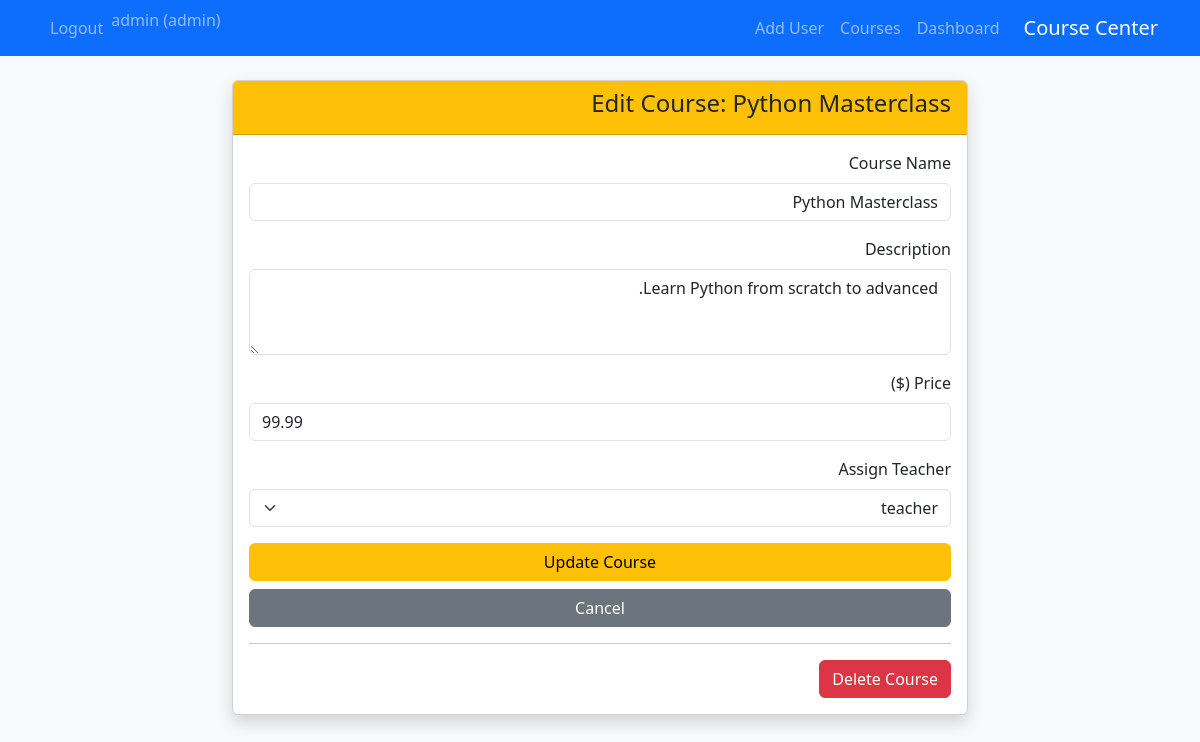
The app's page /courses/1/update (signed in) with its own data.
### tables this page shows
CREATE TABLE users (
    id INTEGER PRIMARY KEY AUTOINCREMENT,
    username TEXT UNIQUE NOT NULL,
    email TEXT UNIQUE NOT NULL,
    password_hash TEXT NOT NULL,
    role TEXT NOT NULL CHECK(role IN ('admin', 'teacher', 'student')),
    created_at TIMESTAMP DEFAULT CURRENT_TIMESTAMP
);

CREATE TABLE courses (
    id INTEGER PRIMARY KEY AUTOINCREMENT,
    name TEXT NOT NULL,
    description TEXT,
    price REAL NOT NULL DEFAULT 0.0,
    teacher_id INTEGER,
    created_at TIMESTAMP DEFAULT CURRENT_TIMESTAMP,
    FOREIGN KEY (teacher_id) REFERENCES users(id) ON DELETE SET NULL
);

### app/blueprints/courses.py (the view, shortened to what this page needs)
@bp.route('/<int:id>/update', methods=('GET', 'POST'))
@admin_required
def update(id):
    db = get_db()
    course = db.execute('SELECT * FROM courses WHERE id = ?', (id,)).fetchone()
    if course is None:
        abort(404, f"Course id {id} doesn't exist.")
    teachers = db.execute('SELECT id, username FROM users WHERE role = "teacher"').fetchall()
    return render_template('courses/update.html', course=course, teachers=teachers)

### app/blueprints/auth.py (called while the page is built)
def admin_required(view):
    @functools.wraps(view)
    def wrapped_view(**kwargs):
        if g.user is None or g.user['role'] != 'admin':
            abort(403)
        return view(**kwargs)
    return wrapped_view

@bp.before_app_request
def load_logged_in_user():
    user_id = session.get('user_id')
    if user_id is None:
        g.user = None
    else:
        g.user = get_db().execute(
            'SELECT * FROM users WHERE id = ?', (user_id,)
        ).fetchone()

### app/db.py (called while the page is built)
def get_db():
    if 'db' not in g:
        g.db = sqlite3.connect(
            current_app.config['DATABASE'],
            detect_types=sqlite3.PARSE_DECLTYPES
        )
        g.db.row_factory = sqlite3.Row
        g.db.execute('PRAGMA foreign_keys = ON')
    return g.db

### app/templates/courses/update.html (shortened to what this page needs)
{% extends 'base.html' %}
{% block content %}
<div class="row justify-content-center">
    <div class="col-md-8">
        <div class="card shadow">
            <div class="card-header bg-warning text-dark">
                <h4>Edit Course: {{ course['name'] }}</h4>
            </div>
            <div class="card-body">
                <form method="post">
                    <div class="mb-3">
                        <label for="name" class="form-label">Course Name</label>
                        <input type="text" name="name" id="name" class="form-control" value="{{ course['name'] }}"
                            required>
                    </div>
                    <div class="mb-3">
                        <label for="description" class="form-label">Description</label>
                        <textarea name="description" id="description" rows="3"
                            class="form-control">{{ course['description'] }}</textarea>
                    </div>
                    <div class="mb-3">
                        <label for="price" class="form-label">Price ($)</label>
                        <input type="number" step="0.01" name="price" id="price" class="form-control"
                            value="{{ course['price'] }}" required>
                    </div>
                    <div class="mb-3">
                        <label for="teacher_id" class="form-label">Assign Teacher</label>
                        <select name="teacher_id" id="teacher_id" class="form-select">
                            {% for teacher in teachers %}
                            <option value="{{ teacher['id'] }}" {% if teacher['id']==course['teacher_id'] %}selected{%
                                endif %}>{{ teacher['username'] }}</option>
                            {% endfor %}
                        </select>
                    </div>
                    <div class="d-grid gap-2">
                        <button type="submit" class="btn btn-warning">Update Course</button>
                        <a href="{{ url_for('courses.index') }}" class="btn btn-secondary">Cancel</a>
                    </div>
                </form>
                <hr>
                <form action="{{ url_for('courses.delete', id=course['id']) }}" method="post"
                    onsubmit="return confirm('Are you sure you want to delete this course?');">
                    <button type="submit" class="btn btn-danger">Delete Course</button>
                </form>
            </div>
        </div>
    </div>
</div>
{% endblock %}

### app/templates/base.html (shortened to what this page needs)
<!doctype html>
<html lang="ar" dir="rtl">
<head>
  <link rel="stylesheet" href="https://cdn.jsdelivr.net/npm/bootstrap@5.3.3/dist/css/bootstrap.rtl.min.css">
  <link rel="stylesheet" href="{{ url_for('static', filename='css/style.css') }}">
</head>
<body>
  <nav class="navbar navbar-expand-lg navbar-dark bg-primary mb-4">
    <div class="container">
      <a class="navbar-brand" href="{{ url_for('public.home') }}">Course Center</a>
      <div class="collapse navbar-collapse" id="navbarNav">
        <ul class="navbar-nav me-auto mb-2 mb-lg-0">
          {% if g.user %}
          <li class="nav-item"><a class="nav-link" href="{{ url_for('dashboard.index') }}">Dashboard</a></li>
          <li class="nav-item"><a class="nav-link" href="{{ url_for('courses.index') }}">Courses</a></li>
          {% if g.user['role'] == 'admin' %}
          <li class="nav-item"><a class="nav-link" href="{{ url_for('auth.register') }}">Add User</a></li>
          {% endif %}
          {% endif %}
        </ul>
        <ul class="navbar-nav">
          {% if g.user %}
          <li class="nav-item"><span class="navbar-text ms-3">{{ g.user['username'] }} ({{ g.user['role'] }})</span>
          </li>
          <li class="nav-item"><a class="nav-link" href="{{ url_for('auth.logout') }}">Logout</a></li>
          {% else %}
          <li class="nav-item"><a class="nav-link" href="{{ url_for('auth.login') }}">Login</a></li>
          <li class="nav-item"><a class="nav-link" href="{{ url_for('auth.register') }}">Register</a></li>
          {% endif %}
        </ul>
      </div>
    </div>
  </nav>
  <div class="container">
    {% block content %}{% endblock %}
  </div>
</body>
</html>

### app/static/css/style.css (style rules this page uses)
body { background-color: #f8f9fa; }

### app/templates/base.html (style rules this page uses)
body { font-family: 'Segoe UI', Tahoma, Geneva, Verdana, sans-serif; }

### records on screen
users: user.username "admin", user.role "admin"
courses: name "Python Masterclass", description "Learn Python from scratch to advanced.", price "99.99", teacher_id "teacher"
